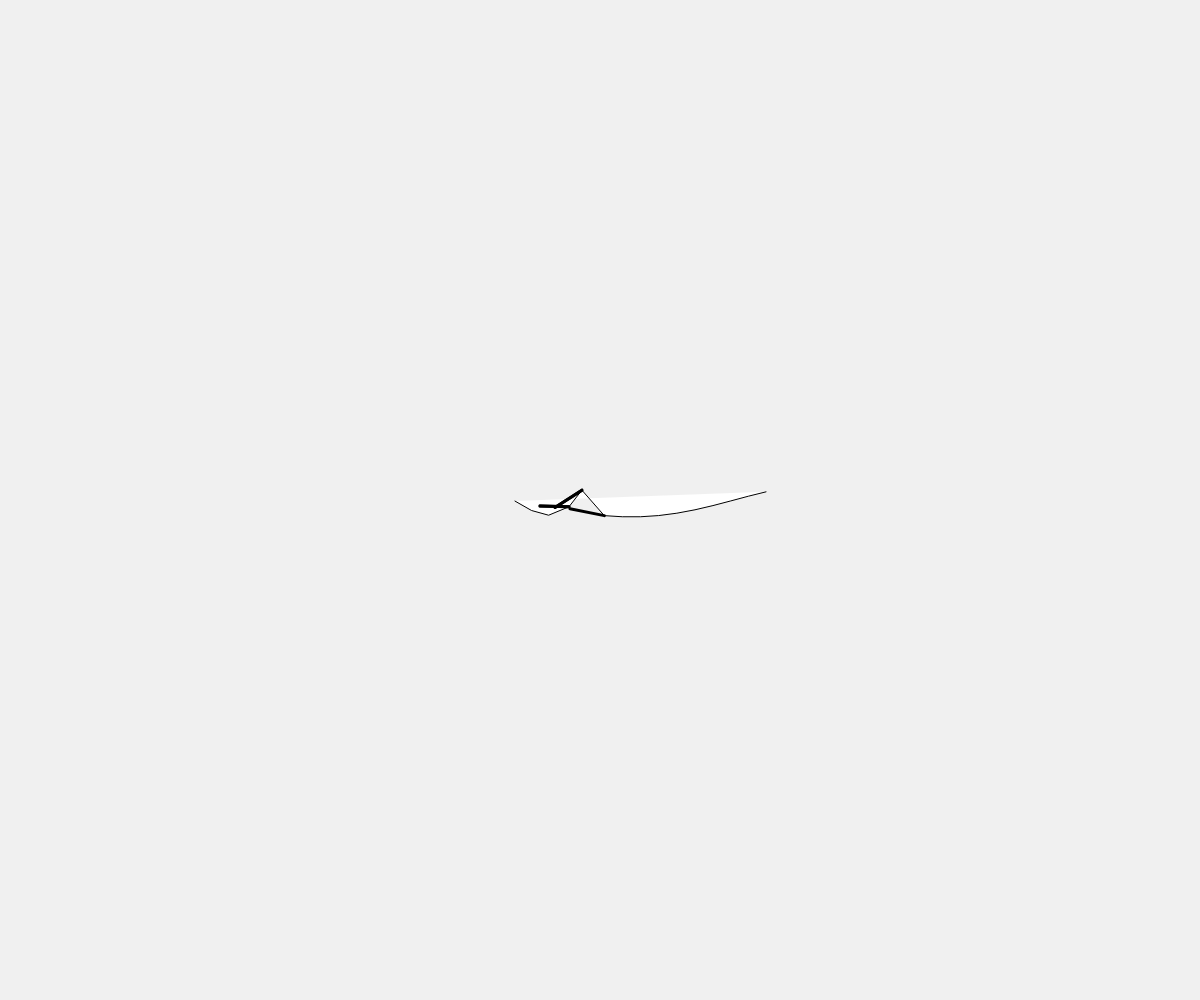
Frame 1 (no input)
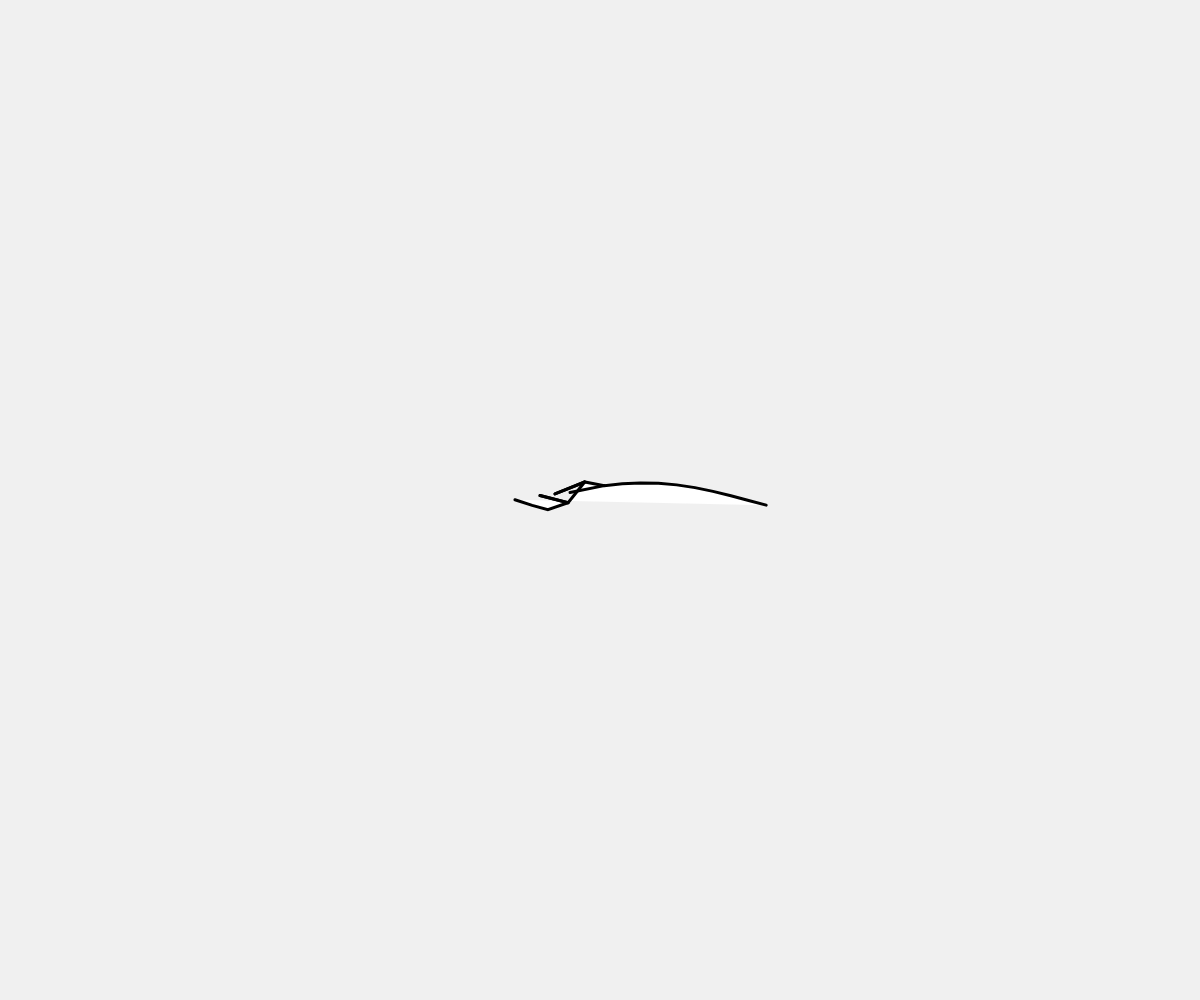
Frame 60 (no input)
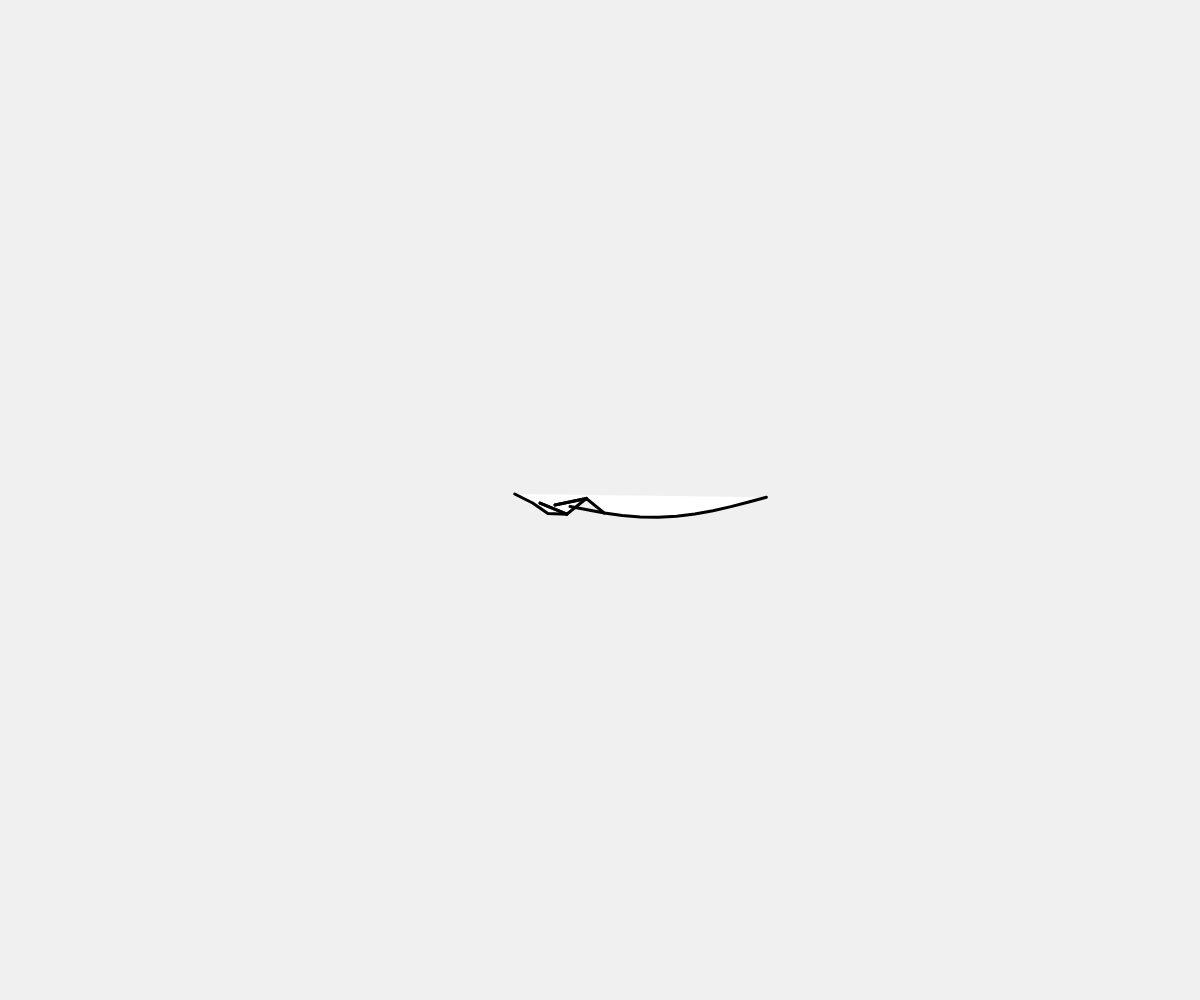
Frame 120 (the mouse pressed at the canvas centre since frame 60)

The p5.js sketch that drew these frames (run headless with seeded random() and noise() and a simulated clock; from frame 60 on, the mouse is pressed at the canvas centre):

// p5.js sketch
// ── sketch.js
let horse;
let time = 0;

function setup() {
  createCanvas(windowWidth, windowHeight);
  horse = new Horse();
}

function draw() {
  background(240);
  horse.update();
  horse.display();
}

class Horse {
  constructor() {
    this.bodyParts = [];
    this.createHorse();
  }

  createHorse() {
    // Create a simplified, flowing horse using curves
    for (let i = 0; i < 15; i++) {
      this.bodyParts.push({
        x: 0,
        y: 0,
        angle: 0,
        length: 20 + i * 3,
        width: 5 + i * 0.5
      });
    }
  }

  update() {
    time += 0.05;
    
    // Animate the body with a wave motion
    for (let i = 0; i < this.bodyParts.length; i++) {
      let part = this.bodyParts[i];
      part.angle = sin(time + i * 0.3) * 0.2;
      part.x = (i - 7) * 15;
      part.y = sin(time + i * 0.2) * 10;
    }
    
    // Animate front legs with galloping motion
    this.bodyParts[0].angle = sin(time * 2) * 0.3; // Head
    this.bodyParts[1].angle = sin(time * 2 + 1) * 0.4; // Neck
    this.bodyParts[2].angle = sin(time * 2 + 2) * 0.5; // Body
    this.bodyParts[3].angle = sin(time * 2 + 3) * 0.6; // Front leg
    this.bodyParts[4].angle = sin(time * 2 + 4) * 0.7; // Front leg extended
  }

  display() {
    translate(width/2, height/2);
    
    // Draw body with flowing curves
    beginShape();
    for (let i = 0; i < this.bodyParts.length; i++) {
      let part = this.bodyParts[i];
      let x = part.x + cos(part.angle) * part.length;
      let y = part.y + sin(part.angle) * part.length;
      vertex(x, y);
    }
    endShape();
    
    // Draw legs with extension
    for (let i = 3; i < 6; i++) {
      let part = this.bodyParts[i];
      let x1 = part.x;
      let y1 = part.y;
      let x2 = x1 + cos(part.angle) * part.length;
      let y2 = y1 + sin(part.angle) * part.length;
      
      strokeWeight(3);
      line(x1, y1, x2, y2);
    }
    
    // Draw front legs in extended position
    for (let i = 3; i < 5; i++) {
      let part = this.bodyParts[i];
      let x1 = part.x;
      let y1 = part.y;
      let x2 = x1 + cos(part.angle) * part.length;
      let y2 = y1 + sin(part.angle) * part.length;
      
      strokeWeight(3);
      line(x1, y1, x2, y2);
    }
  }
}

function windowResized() {
  resizeCanvas(windowWidth, windowHeight);
}
